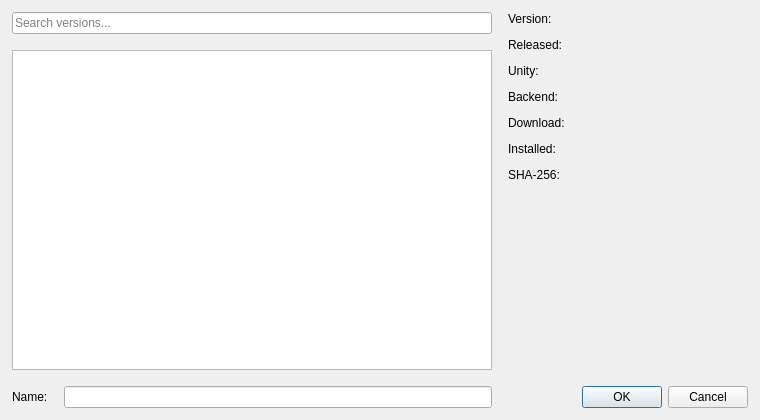
<?xml version="1.0" encoding="UTF-8"?>
<ui version="4.0">
 <class>InstallDialog</class>
 <widget class="QDialog" name="InstallDialog">
  <property name="geometry">
   <rect>
    <x>0</x>
    <y>0</y>
    <width>760</width>
    <height>420</height>
   </rect>
  </property>
  <property name="minimumSize">
   <size>
    <width>640</width>
    <height>360</height>
   </size>
  </property>
  <property name="windowTitle">
   <string>Add version</string>
  </property>
  <layout class="QVBoxLayout" name="verticalLayout">
   <property name="leftMargin">
    <number>12</number>
   </property>
   <property name="topMargin">
    <number>12</number>
   </property>
   <property name="rightMargin">
    <number>12</number>
   </property>
   <property name="bottomMargin">
    <number>12</number>
   </property>
   <item>
    <layout class="QHBoxLayout" name="horizontalLayout" stretch="2,1">
     <property name="spacing">
      <number>16</number>
     </property>
     <item>
      <layout class="QVBoxLayout" name="verticalLayout_3">
       <item>
        <widget class="QLineEdit" name="searchLineEdit">
         <property name="text">
          <string/>
         </property>
         <property name="placeholderText">
          <string>Search versions...</string>
         </property>
        </widget>
       </item>
       <item>
        <widget class="QTreeView" name="versionsTreeView"/>
       </item>
       <item>
        <layout class="QHBoxLayout" name="horizontalLayout_2">
         <item>
          <widget class="QLabel" name="label_7">
           <property name="text">
            <string>Name:</string>
           </property>
          </widget>
         </item>
         <item>
          <widget class="QLineEdit" name="versionNameLineEdit"/>
         </item>
        </layout>
       </item>
      </layout>
     </item>
     <item>
      <layout class="QVBoxLayout" name="detailsColumn">
       <property name="spacing">
        <number>12</number>
       </property>
       <item>
        <layout class="QFormLayout" name="formLayout">
         <property name="topMargin">
          <number>0</number>
         </property>
         <item row="0" column="0">
          <widget class="QLabel" name="label">
           <property name="text">
            <string>Version:</string>
           </property>
          </widget>
         </item>
         <item row="0" column="1">
          <widget class="QLabel" name="versionValue">
           <property name="text">
            <string/>
           </property>
          </widget>
         </item>
         <item row="1" column="0">
          <widget class="QLabel" name="label_3">
           <property name="text">
            <string>Released:</string>
           </property>
          </widget>
         </item>
         <item row="1" column="1">
          <widget class="QLabel" name="releasedValue">
           <property name="text">
            <string/>
           </property>
          </widget>
         </item>
         <item row="2" column="0">
          <widget class="QLabel" name="label_2">
           <property name="text">
            <string>Unity:</string>
           </property>
          </widget>
         </item>
         <item row="2" column="1">
          <widget class="QLabel" name="unityValue">
           <property name="text">
            <string/>
           </property>
          </widget>
         </item>
         <item row="3" column="0">
          <widget class="QLabel" name="label_4">
           <property name="text">
            <string>Backend:</string>
           </property>
          </widget>
         </item>
         <item row="3" column="1">
          <widget class="QLabel" name="backendValue">
           <property name="text">
            <string/>
           </property>
          </widget>
         </item>
         <item row="4" column="0">
          <widget class="QLabel" name="label_5">
           <property name="text">
            <string>Download:</string>
           </property>
          </widget>
         </item>
         <item row="4" column="1">
          <widget class="QLabel" name="downloadValue">
           <property name="text">
            <string/>
           </property>
          </widget>
         </item>
         <item row="5" column="0">
          <widget class="QLabel" name="label_6">
           <property name="text">
            <string>Installed:</string>
           </property>
          </widget>
         </item>
         <item row="5" column="1">
          <widget class="QLabel" name="installedValue">
           <property name="text">
            <string/>
           </property>
          </widget>
         </item>
         <item row="6" column="0">
          <widget class="QLabel" name="label_8">
           <property name="text">
            <string>SHA-256:</string>
           </property>
          </widget>
         </item>
         <item row="6" column="1">
          <widget class="QLabel" name="shaValue">
           <property name="text">
            <string/>
           </property>
          </widget>
         </item>
         <item row="7" column="0">
          <spacer name="verticalSpacer">
           <property name="orientation">
            <enum>Qt::Orientation::Vertical</enum>
           </property>
           <property name="sizeHint" stdset="0">
            <size>
             <width>20</width>
             <height>0</height>
            </size>
           </property>
          </spacer>
         </item>
        </layout>
       </item>
       <item>
        <spacer name="detailsSpacer">
         <property name="orientation">
          <enum>Qt::Orientation::Vertical</enum>
         </property>
         <property name="sizeHint" stdset="0">
          <size>
           <width>20</width>
           <height>20</height>
          </size>
         </property>
        </spacer>
       </item>
       <item>
        <widget class="QDialogButtonBox" name="buttonBox">
         <property name="orientation">
          <enum>Qt::Orientation::Horizontal</enum>
         </property>
         <property name="standardButtons">
          <set>QDialogButtonBox::StandardButton::Cancel|QDialogButtonBox::StandardButton::Ok</set>
         </property>
        </widget>
       </item>
      </layout>
     </item>
    </layout>
   </item>
  </layout>
 </widget>
 <resources/>
 <connections>
  <connection>
   <sender>buttonBox</sender>
   <signal>accepted()</signal>
   <receiver>InstallDialog</receiver>
   <slot>accept()</slot>
   <hints>
    <hint type="sourcelabel">
     <x>248</x>
     <y>254</y>
    </hint>
    <hint type="destinationlabel">
     <x>157</x>
     <y>274</y>
    </hint>
   </hints>
  </connection>
  <connection>
   <sender>buttonBox</sender>
   <signal>rejected()</signal>
   <receiver>InstallDialog</receiver>
   <slot>reject()</slot>
   <hints>
    <hint type="sourcelabel">
     <x>316</x>
     <y>260</y>
    </hint>
    <hint type="destinationlabel">
     <x>286</x>
     <y>274</y>
    </hint>
   </hints>
  </connection>
 </connections>
</ui>
